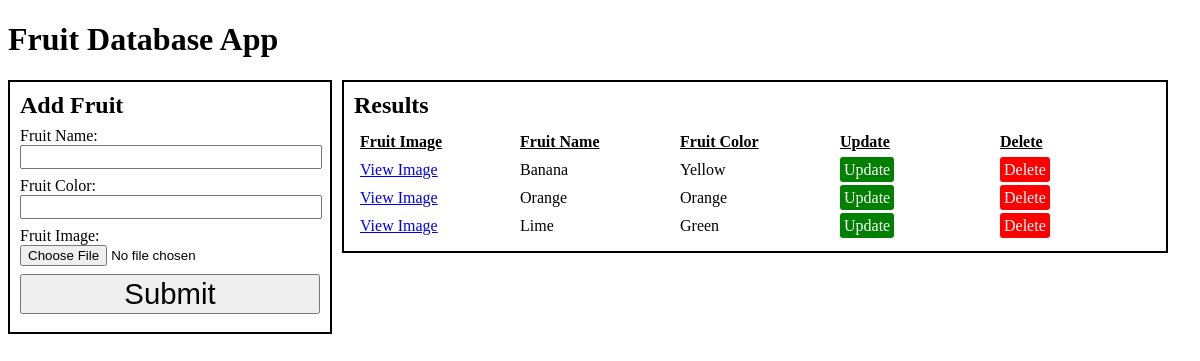
Screenshot of /Fruit-Ads-API/fruits.php with the database file from the repository.
### tables this page shows
CREATE TABLE `fruits` (
  `id` int(11) unsigned NOT NULL AUTO_INCREMENT,
  `fruitname` varchar(50) DEFAULT NULL,
  `fruitcolor` varchar(50) DEFAULT NULL,
  `fruitimage` varchar(255) DEFAULT NULL,
  PRIMARY KEY (`id`)
);

### Fruit-Ads-API/fruits.php (the view, shortened to what this page needs)
<!DOCTYPE html>
<html>
<head>
	<link rel="stylesheet" href="css/main.css">
</head>
<body>
	<h1>Fruit Database App</h1>
	<form action="fruits.php" enctype="multipart/form-data" method="POST">
		<h2>Add Fruit</h2>
		<label for="fruitname">Fruit Name:</label><br>
		<input type="text" name="fruitname" required><br>
		<label for="fruitcolor">Fruit Color:</label><br>
		<input type="text" name="fruitcolor" required><br>
		<label for="fruitimage">Fruit Image:</label><br>
		<input type="file" name="fruitimage" required><br>
		<input type="submit" value="Submit">
	</form>
	<div class="results">
	<h2>Results</h2>
	<table>
	<tr>
		<th>Fruit Image</th>
		<th>Fruit Name</th>
		<th>Fruit Color</th>
		<th>Update</th>
		<th>Delete</th>
	</tr>
	<?php
		$user = "root";
		$pass = "root";
		$dbh = new PDO('mysql:host=localhost;dbname=ssl;port=8889', $user, $pass);
		$stmt = $dbh->prepare('SELECT id, fruitname, fruitcolor, fruitimage FROM fruits;');
		$stmt->execute();
		$result = $stmt->fetchall(PDO::FETCH_ASSOC);
		foreach ($result as $row) {
			echo '<tr>' .
				 '<td>' . '<a href="images/' . $row['fruitimage'] .'" />View Image' . '</a></td>'.
				 '<td>' . $row['fruitname'] . '</td>'.
				 '<td>' . $row['fruitcolor'] . '</td>'.
				 '<td>' . '<a href="updatefruit.php?id='.$row['id'].'" class="button updateButton">Update</a>' . '</td>'.
				 '<td>' . '<a href="deletefruit.php?id=' . $row['id'] . '&amp;fruitimage=' . $row['fruitimage'] .'" class="button deleteButton">Delete</a>' . '</td>'.
				 '</tr>';
		}
	?>
	</table>
	</div>
</body>
</html>

### Fruit-Ads-API/css/main.css (style rules this page uses)
form { width: 300px; border: 2px solid #000; padding: 10px; float: left; }
input[type=text] { width: 98%; height: 18px; }
input { margin-bottom: 8px; }
input[type=submit] { width: 100%; font-size: 22pt; }
h2 { margin: 0 0 8px 0; padding: 0; }
.results { border: 2px solid #000; padding: 10px; float: left; margin-left: 10px; }
td, th { width: 150px; padding: 4px; text-align: left; }
th { text-decoration: underline; }
.button { width: 100%; font-size: 12pt; height: 20px; border-radius: 3px; text-decoration: none; padding: 4px; }
.updateButton { background: green; color: white; }
.deleteButton { background: red; color: white; }

### rows the page displays
fruits: fruitname "Banana", fruitcolor "Yellow"
fruits: fruitname "Orange", fruitcolor "Orange"
fruits: fruitname "Lime", fruitcolor "Green"
